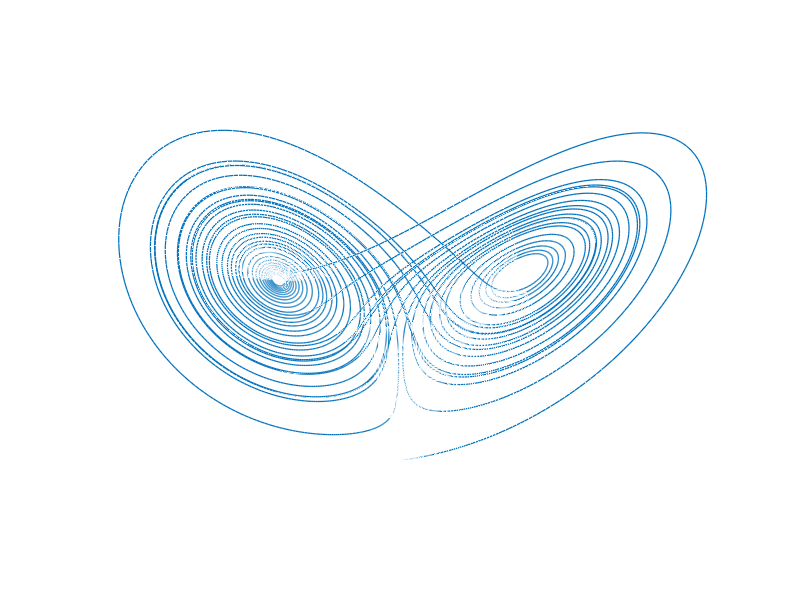

The MATLAB source for this figure:
% 打开本文件并点击 Run。可修改下方采样量、参数或颜色。
% Open this script and click Run. No extra data or toolbox is required.

sigma = 10;
rho = 28;
beta = 8/3;

dt = 0.003;
N = 12000;

x = zeros(1,N);
y = zeros(1,N);
z = zeros(1,N);

x(1) = 0.1;
y(1) = 0;
z(1) = 0;

for k = 1:N-1
    dx = sigma*(y(k)-x(k));
    dy = x(k)*(rho-z(k))-y(k);
    dz = x(k)*y(k)-beta*z(k);

    x(k+1) = x(k) + dt*dx;
    y(k+1) = y(k) + dt*dy;
    z(k+1) = z(k) + dt*dz;
end

figure('Color', [0.02 0.02 0.025]);

plot3(x, y, z, ...
    'LineWidth', 0.9);

axis off;
axis tight;

view(30, 18);

title('Lorenz Attractor', ...
    'Color', 'w', ...
    'FontSize', 18);
